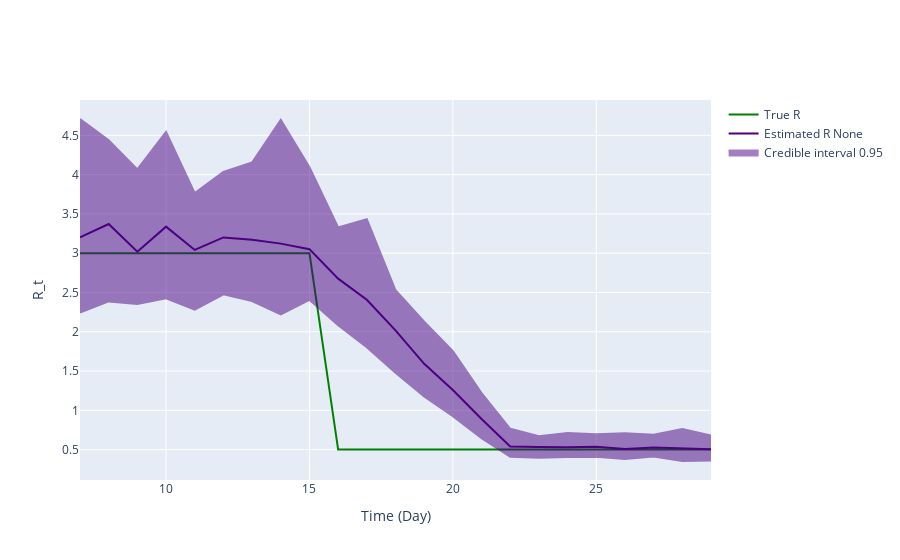

This figure's notebook cell:
### Markdown cell above
## Inference plot using class method results

### Code cell
fig = ReproductionNumberPlot()

fig.add_ground_truth_rt(ground_truth)
fig.add_interval_rt(new_intervals)

fig.update_labels(time_label='Time (Day)', r_label='R_t')

fig.show_figure()

### Figure 1 — Plotly figure (JSON) as saved in the notebook; plotly's stock layout.template omitted (floating-point values rounded to 4 significant figures)
{"data": [{"line": {"color": "green"}, "mode": "lines", "name": "True R", "type": "scatter", "x": [7, 8, 9, 10, 11, 12, 13, 14, 15, 16, 17, 18, 19, 20, 21, 22, 23, 24, 25, 26, 27, 28, 29], "y": [3, 3, 3, 3, 3, 3, 3, 3, 3, 0.5, 0.5, 0.5, 0.5, 0.5, 0.5, 0.5, 0.5, 0.5, 0.5, 0.5, 0.5, 0.5, 0.5]}, {"line": {"color": "indigo"}, "mode": "lines", "name": "Estimated R None", "type": "scatter", "x": [7, 8, 9, 10, 11, 12, 13, 14, 15, 16, 17, 18, 19, 20, 21, 22, 23, 24, 25, 26, 27, 28, 29], "y": [3.202, 3.372, 3.019, 3.338, 3.042, 3.201, 3.17, 3.122, 3.052, 2.676, 2.407, 2.017, 1.592, 1.259, 0.8897, 0.5404, 0.534, 0.5286, 0.5361, 0.5072, 0.5273, 0.5117, 0.5043]}, {"fill": "toself", "fillcolor": "indigo", "line": {"color": "indigo"}, "mode": "lines", "name": "Credible interval 0.95", "opacity": 0.5, "showlegend": true, "type": "scatter", "x": [7, 8, 9, 10, 11, 12, 13, 14, 15, 16, 17, 18, 19, 20, 21, 22, 23, 24, 25, 26, 27, 28, 29, 29, 28, 27, 26, 25, 24, 23, 22, 21, 20, 19, 18, 17, 16, 15, 14, 13, 12, 11, 10, 9, 8, 7], "y": [4.708, 4.437, 4.066, 4.543, 3.764, 4.035, 4.154, 4.697, 4.093, 3.328, 3.434, 2.528, 2.128, 1.754, 1.22, 0.7654, 0.6702, 0.7116, 0.6955, 0.7073, 0.6907, 0.7609, 0.6788, 0.3613, 0.3551, 0.4119, 0.3804, 0.4092, 0.4063, 0.3979, 0.408, 0.6442, 0.9268, 1.178, 1.478, 1.804, 2.083, 2.407, 2.22, 2.39, 2.477, 2.281, 2.426, 2.354, 2.386, 2.245]}], "layout": {"hovermode": "x unified", "xaxis": {"title": {"text": "Time (Day)"}}, "yaxis": {"title": {"text": "R_t"}}}}
